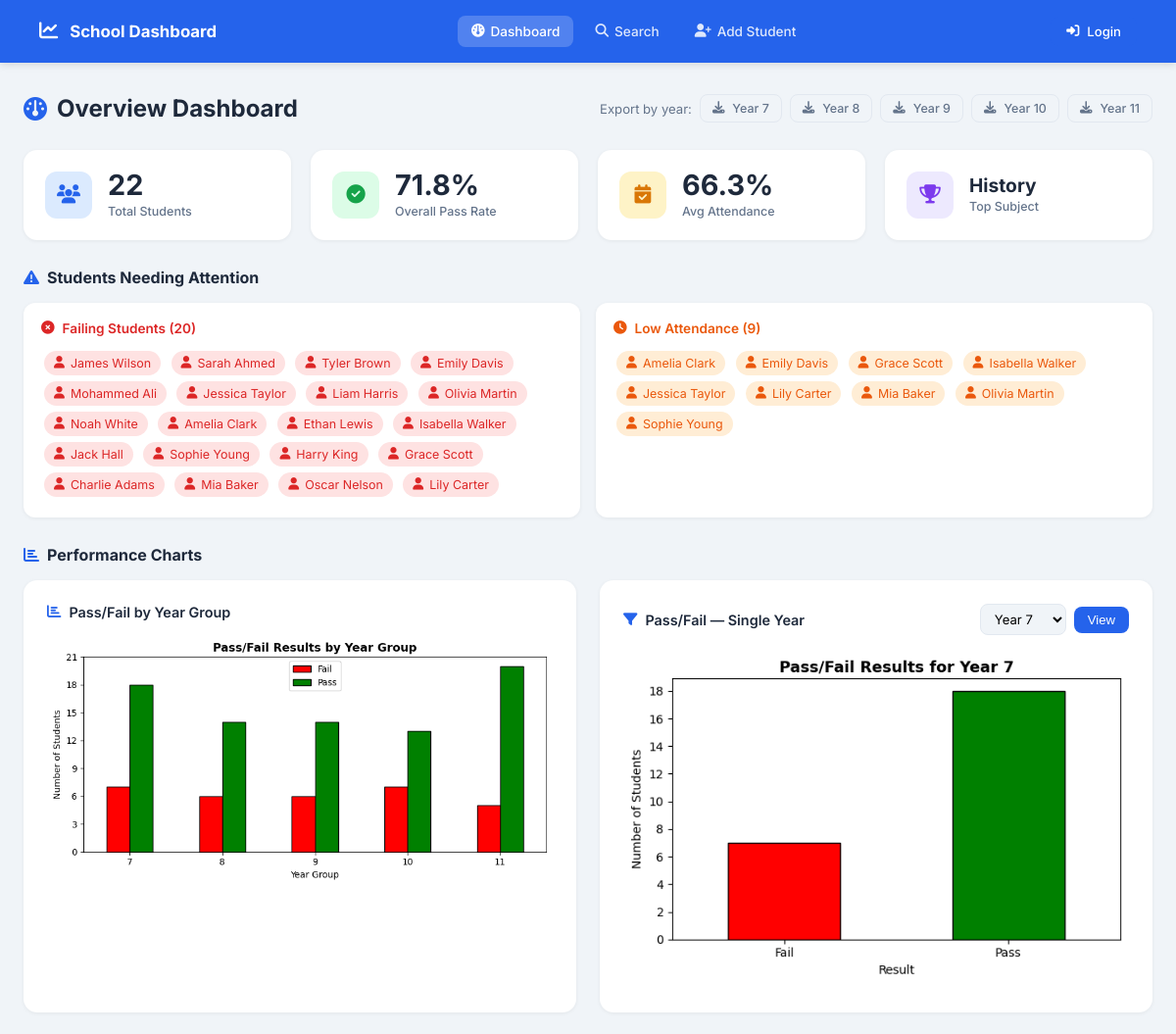
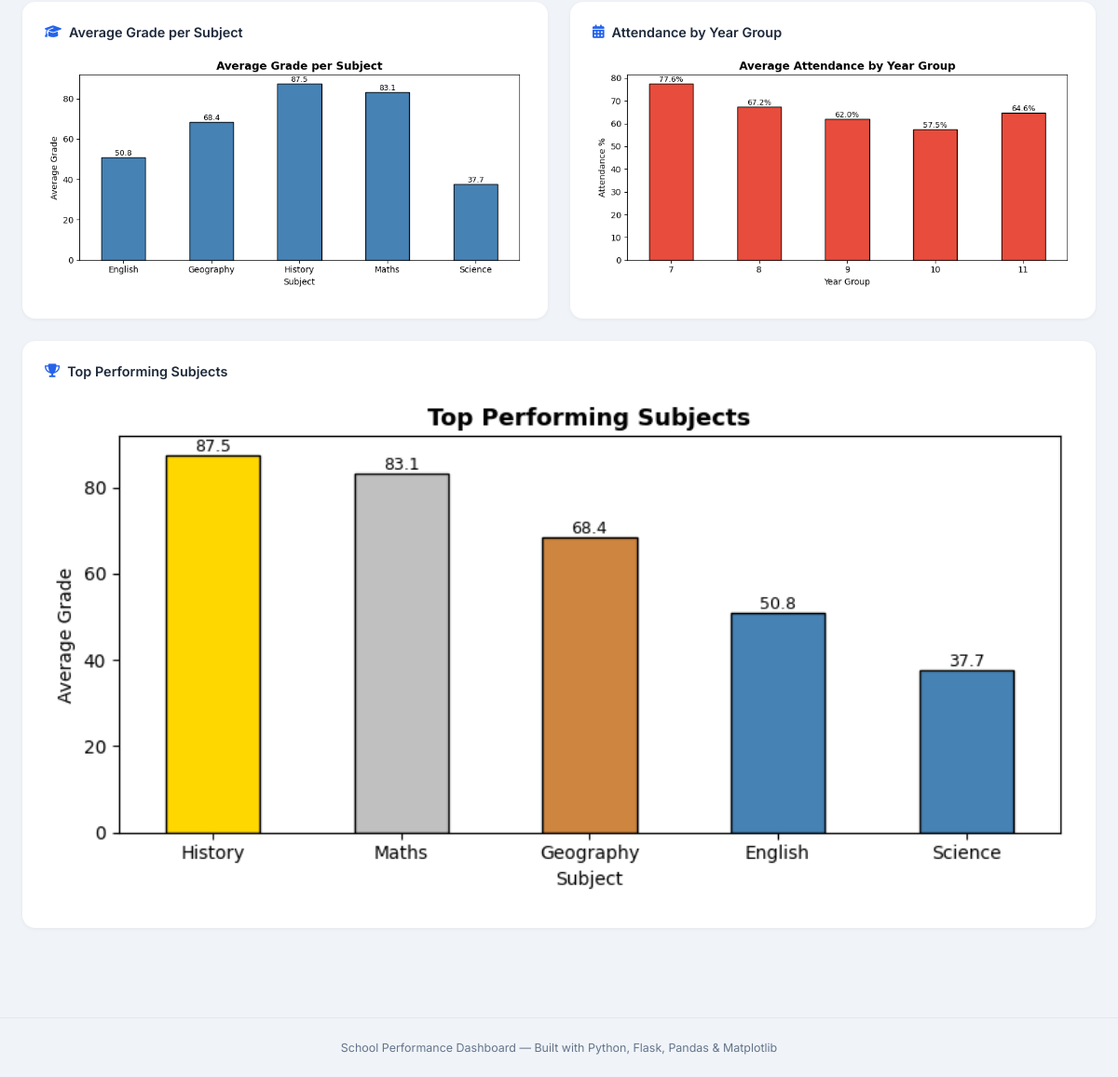
The page / on the database its author committed (2 pictures, top to bottom).
### tables this page shows
CREATE TABLE grades (
            id INTEGER PRIMARY KEY AUTOINCREMENT,
            student_id INTEGER NOT NULL,
            subject TEXT NOT NULL,
            grade INTEGER NOT NULL,
            attendance INTEGER NOT NULL,
            pass_fail TEXT NOT NULL,
            teacher TEXT NOT NULL,
            FOREIGN KEY (student_id) REFERENCES students(id)
        );

CREATE TABLE students (
            id INTEGER PRIMARY KEY AUTOINCREMENT,
            name TEXT NOT NULL,
            year_group INTEGER NOT NULL,
            gender TEXT NOT NULL
        );

### main.py (the view)
@app.route('/', methods=['GET', 'POST'])
def dashboard():
    df = get_dataframe()
    year_groups = sorted(df['Year_Group'].unique().tolist())
    selected_year = int(request.form.get('year_group', year_groups[0]))
    total_students = df['Student_Name'].nunique()
    pass_rate = round((df[df['Pass_Fail'] == 'Pass'].shape[0] / df.shape[0]) * 100, 1)
    avg_attendance = round(df.groupby('Student_Name')['Attendance_Percentage'].first().mean(), 1)
    top_subject = df.groupby('Subject')['Grade'].mean().idxmax()
    student_attendance = df.groupby('Student_Name')['Attendance_Percentage'].first()
    low_attendance = student_attendance[student_attendance < 50].index.tolist()
    failing = df[df['Pass_Fail'] == 'Fail']['Student_Name'].unique().tolist()
    flags = list(set(low_attendance + failing))
    return render_template('dashboard.html',
        chart1=chart_pass_fail_all_years(df),
        chart2=chart_pass_fail_year(df, selected_year),
        chart3=chart_average_grades(df),
        chart4=chart_attendance(df),
        chart5=chart_top_subjects(df),
        year_groups=year_groups,
        selected_year=selected_year,
        total_students=total_students,
        pass_rate=pass_rate,
        avg_attendance=avg_attendance,
        top_subject=top_subject,
        flags=flags,
        low_attendance=low_attendance,
        failing=failing
    )

### main.py (called while the page is built)
def get_db():
    conn = sqlite3.connect(DB)
    conn.row_factory = sqlite3.Row
    return conn

def get_chart(fig):
    buf = io.BytesIO()
    fig.savefig(buf, format='png', bbox_inches='tight', dpi=100)
    buf.seek(0)
    img = base64.b64encode(buf.read()).decode('utf-8')
    plt.close(fig)
    return img

def get_dataframe():
    conn = get_db()
    df = pd.read_sql_query("""
        SELECT s.name as Student_Name, s.year_group as Year_Group, s.gender as Gender,
               g.subject as Subject, g.grade as Grade, g.attendance as Attendance_Percentage,
               g.pass_fail as Pass_Fail, g.teacher as Teacher, s.id as student_id
        FROM students s JOIN grades g ON s.id = g.student_id
    """, conn)
    conn.close()
    return df

def chart_pass_fail_all_years(df):
    extract = df.groupby(['Year_Group', 'Pass_Fail'])['Pass_Fail'].count().unstack()
    fig, ax = plt.subplots(figsize=(8, 4))
    extract.plot(kind='bar', color=['red', 'green'], edgecolor='black', ax=ax)
    ax.set_title('Pass/Fail Results by Year Group', fontsize=13, fontweight='bold')
    ax.set_xlabel('Year Group')
    ax.set_ylabel('Number of Students')
    ax.yaxis.set_major_locator(plt.MaxNLocator(integer=True))
    ax.legend(['Fail', 'Pass'])
    ax.tick_params(axis='x', rotation=0)
    fig.tight_layout()
    return get_chart(fig)

def chart_pass_fail_year(df, year):
    year_data = df[df['Year_Group'] == year]
    extract = year_data.groupby('Pass_Fail')['Pass_Fail'].count()
    fig, ax = plt.subplots(figsize=(6, 4))
    colors = ['red' if x == 'Fail' else 'green' for x in extract.index]
    extract.plot(kind='bar', color=colors, edgecolor='black', ax=ax)
    ax.set_title(f'Pass/Fail Results for Year {year}', fontsize=13, fontweight='bold')
    ax.set_xlabel('Result')
    ax.yaxis.set_major_locator(plt.MaxNLocator(integer=True))
    ax.set_ylabel('Number of Students')
    ax.tick_params(axis='x', rotation=0)
    fig.tight_layout()
    return get_chart(fig)

### templates/dashboard.html (shortened to what this page needs)
{% extends 'base.html' %}
{% block content %}
<div class="main">
    <div class="page-header">
        <div class="page-title"><i class="fa-solid fa-gauge"></i> Overview Dashboard</div>
        <div style="display:flex;gap:8px;align-items:center;">
            <span style="font-size:0.82rem;color:var(--text-mid);">Export by year:</span>
            <div class="export-row">
                {% for y in year_groups %}
                <a href="{{ url_for('export', year_group=y) }}" class="btn btn-outline" style="padding:6px 12px;font-size:0.78rem;">
                    <i class="fa-solid fa-download"></i> Year {{ y }}
                </a>
                {% endfor %}
            </div>
        </div>
    </div>
    <div class="stats-grid">
        <div class="stat-card">
            <div class="stat-icon blue"><i class="fa-solid fa-users"></i></div>
            <div><div class="stat-value">{{ total_students }}</div><div class="stat-label">Total Students</div></div>
        </div>
        <div class="stat-card">
            <div class="stat-icon green"><i class="fa-solid fa-circle-check"></i></div>
            <div><div class="stat-value">{{ pass_rate }}%</div><div class="stat-label">Overall Pass Rate</div></div>
        </div>
        <div class="stat-card">
            <div class="stat-icon gold"><i class="fa-solid fa-calendar-check"></i></div>
            <div><div class="stat-value">{{ avg_attendance }}%</div><div class="stat-label">Avg Attendance</div></div>
        </div>
        <div class="stat-card">
            <div class="stat-icon purple"><i class="fa-solid fa-trophy"></i></div>
            <div><div class="stat-value" style="font-size:1.2rem;">{{ top_subject }}</div><div class="stat-label">Top Subject</div></div>
        </div>
    </div>
    <div class="section-title"><i class="fa-solid fa-triangle-exclamation"></i> Students Needing Attention</div>
    <div class="flags-grid">
        <div class="flag-card">
            <h4 class="red"><i class="fa-solid fa-xmark-circle"></i> Failing Students ({{ failing|length }})</h4>
            {% if failing %}
                {% for name in failing %}
                <a href="{{ url_for('search') }}?q={{ name }}" class="flag-badge"><i class="fa-solid fa-user"></i> {{ name }}</a>
                {% endfor %}
            {% else %}
                <p style="color:var(--text-mid);font-size:0.85rem;">No failing students</p>
            {% endif %}
        </div>
        <div class="flag-card">
            <h4 class="orange"><i class="fa-solid fa-clock"></i> Low Attendance ({{ low_attendance|length }})</h4>
            {% if low_attendance %}
                {% for name in low_attendance %}
                <a href="{{ url_for('search') }}?q={{ name }}" class="flag-badge orange"><i class="fa-solid fa-user"></i> {{ name }}</a>
                {% endfor %}
            {% else %}
                <p style="color:var(--text-mid);font-size:0.85rem;">All attendance above 50%</p>
            {% endif %}
        </div>
    </div>
    <div class="section-title"><i class="fa-solid fa-chart-bar"></i> Performance Charts</div>
    <div class="charts-grid">
        <div class="chart-card">
            <div class="chart-header">
                <div class="chart-title"><i class="fa-solid fa-chart-bar"></i> Pass/Fail by Year Group</div>
            </div>
            <img alt="Pass Fail All Years">
        </div>
        <div class="chart-card">
            <div class="chart-header">
                <div class="chart-title"><i class="fa-solid fa-filter"></i> Pass/Fail — Single Year</div>
                <form method="POST" class="year-filter">
                    <select name="year_group">
                        {% for year in year_groups %}
                        <option value="{{ year }}" {% if year == selected_year %}selected{% endif %}>Year {{ year }}</option>
                        {% endfor %}
                    </select>
                    <button type="submit">View</button>
                </form>
            </div>
            <img alt="Pass Fail Single Year">
        </div>
        <div class="chart-card">
            <div class="chart-header">
                <div class="chart-title"><i class="fa-solid fa-graduation-cap"></i> Average Grade per Subject</div>
            </div>
            <img alt="Average Grades">
        </div>
        <div class="chart-card">
            <div class="chart-header">
                <div class="chart-title"><i class="fa-solid fa-calendar-days"></i> Attendance by Year Group</div>
            </div>
            <img alt="Attendance">
        </div>
        <div class="chart-card full">
            <div class="chart-header">
                <div class="chart-title"><i class="fa-solid fa-trophy"></i> Top Performing Subjects</div>
            </div>
            <img alt="Top Subjects">
        </div>
    </div>
</div>
{% endblock %}

### templates/base.html (shortened to what this page needs)
<!DOCTYPE html>
<html lang="en">
<head>
    <link rel="stylesheet" href="https://cdnjs.cloudflare.com/ajax/libs/font-awesome/6.5.0/css/all.min.css">
</head>
<body>
<nav class="navbar">
    <div class="nav-brand"><i class="fa-solid fa-chart-line"></i> School Dashboard</div>
    <div class="nav-links">
        <a href="{{ url_for('dashboard') }}" {% if request.endpoint == 'dashboard' %}class="active"{% endif %}>
            <i class="fa-solid fa-gauge"></i> Dashboard
        </a>
        <a href="{{ url_for('search') }}" {% if request.endpoint == 'search' %}class="active"{% endif %}>
            <i class="fa-solid fa-magnifying-glass"></i> Search
        </a>
        <a href="{{ url_for('add_student') }}" {% if request.endpoint == 'add_student' %}class="active"{% endif %}>
            <i class="fa-solid fa-user-plus"></i> Add Student
        </a>
    </div>
    {% if session.get('user_name') %}
<div class="nav-user">
    Welcome, <strong>{{ session['user_name'] }}</strong>
    <a href="{{ url_for('logout') }}" style="color:#fca5a5; margin-left:8px; font-size:0.8rem;">
        <i class="fa-solid fa-right-from-bracket"></i> Logout
    </a>
</div>
{% else %}
<a href="{{ url_for('login') }}" class="btn btn-primary" style="padding:7px 16px;font-size:0.82rem;">
    <i class="fa-solid fa-right-to-bracket"></i> Login
</a>
{% endif %}
</nav>
{% block content %}{% endblock %}
<footer>School Performance Dashboard — Built with Python, Flask, Pandas & Matplotlib</footer>
</body>
</html>

### templates/base.html (style rules this page uses)
*, *::before, *::after { box-sizing: border-box; margin: 0; padding: 0; }
:root { --bg: #f0f4f8; --surface: #ffffff; --accent: #2563eb; --accent-light: #dbeafe; --green: #16a34a; --green-light: #dcfce7; --red: #dc2626; --red-light: #fee2e2; --gold: #d97706; --gold-light: #fef3c7; --purple: #7c3aed; --purple-light: #ede9fe; --orange: #ea580c; --orange-light: #ffedd5; --text: #1e293b; --text-mid: #64748b; --border: #e2e8f0; }
body { font-family: 'Inter', sans-serif; background: var(--bg); color: var(--text); min-height: 100vh; }
a { text-decoration: none; color: inherit; }
.navbar { background: var(--accent); padding: 0 40px; display: flex; align-items: center; justify-content: space-between; height: 64px; position: sticky; top: 0; z-index: 100; box-shadow: 0 2px 8px rgba(0,0,0,0.12); }
.nav-brand { display: flex; align-items: center; gap: 12px; color: white; font-weight: 700; font-size: 1.05rem; }
.nav-brand i { font-size: 1.2rem; }
.nav-links { display: flex; align-items: center; gap: 8px; }
.nav-links a { color: rgba(255,255,255,0.85); padding: 8px 14px; border-radius: 8px; font-size: 0.85rem; font-weight: 500; transition: background 0.2s; display: flex; align-items: center; gap: 6px; }
.nav-links a.active { background: rgba(255,255,255,0.2); color: white; }
.main { max-width: 1300px; margin: 0 auto; padding: 32px 24px; }
.btn { display: inline-flex; align-items: center; gap: 8px; padding: 10px 20px; border-radius: 8px; font-size: 0.85rem; font-weight: 500; cursor: pointer; border: none; transition: all 0.2s; font-family: 'Inter', sans-serif; }
.btn-primary { background: var(--accent); color: white; }
.btn-outline { background: transparent; border: 1px solid var(--border); color: var(--text-mid); }
.page-header { margin-bottom: 28px; display: flex; align-items: center; justify-content: space-between; flex-wrap: wrap; gap: 12px; }
.page-title { font-size: 1.5rem; font-weight: 700; display: flex; align-items: center; gap: 10px; }
.page-title i { color: var(--accent); }
footer { text-align: center; padding: 24px; color: var(--text-mid); font-size: 0.78rem; border-top: 1px solid var(--border); margin-top: 40px; }

### rows shown on the page
grades: subject "History"
students: name "James Wilson"
students: name "Sarah Ahmed"
students: name "Tyler Brown"
students: name "Emily Davis"
students: name "Mohammed Ali"
students: name "Jessica Taylor"
students: name "Liam Harris"
students: name "Olivia Martin"
students: name "Noah White"
students: name "Amelia Clark"
students: name "Ethan Lewis"
students: name "Isabella Walker"
students: name "Jack Hall"
students: name "Sophie Young"
students: name "Harry King"
students: name "Grace Scott"
students: name "Charlie Adams"
students: name "Mia Baker"
students: name "Oscar Nelson"
students: name "Lily Carter"

### other values the page prints
{{ y }} "7" "8" "9" "10" "11"
{{ total_students }} "22"
{{ pass_rate }} "71.8"
{{ avg_attendance }} "66.3"
{{ failing|length }} "20"
{{ low_attendance|length }} "9"
